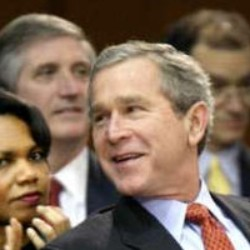
#> input picture src/George_W_Bush_0179.jpg, 250 x 250 px
$ python teste.py   (Python 2 division)   (older library calls are emulated)
#> lines starting #> are read from the running program, lines starting #| are printed output that depends on the picture
#> further down, img is the input picture: shape (250, 250, 3); mean B, G, R 90.6, 108.6, 130.6
### src/spatialAppearanceFeature.py
from os import listdir
import numpy as np
import cv2
from copy import copy
from cv2 import drawKeypoints
from cv2 import KeyPoint
from time import time
import pandas as pd
# from BDconnection import saveData
from scipy import spatial
from numba import jit
from _threading_local import local

# [12 lines left out: functions NormalizeAppearance, NormalizeLocal, not called in this run]

def crop_center(img,cropx,cropy):
#> called with cropx = 150, cropy = 150
    x = img.shape[0]
#> x = 250
    y = img.shape[1]
#> y = 250
    startx = (x/2)-(cropx/2)
#> startx = 50
    starty = (y/2)-(cropy/2)
#> starty = 50
    return img[starty:starty+cropy,startx:startx+cropx]
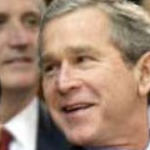
#> returned value: shape (150, 150, 3); mean of channels 0, 1, 2 115.1, 135.8, 166; drawn as B, G, R

# [65 lines left out: functions gaussianPyramid, OverlappingPatches, extract, not called in this run]


# [12 lines of commented-out code are left out]


### src/teste.py
import cv2
from spatialAppearanceFeature import crop_center

img = cv2.imread("George_W_Bush_0179.jpg")
img = crop_center(img,150,150)

cv2.imwrite("center179.png", img)

$ run again, with src/George_W_Bush_0193.jpg copied over src/George_W_Bush_0179.jpg
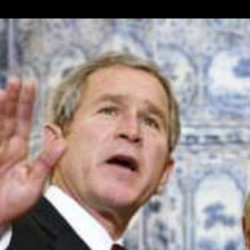
#> input picture src/George_W_Bush_0193.jpg, 250 x 250 px
#> img is the input picture: shape (250, 250, 3); mean B, G, R 142.5, 144.1, 156.9
#> in crop_center, `return img[starty:starty+cropy,startx:startx+cropx]`:
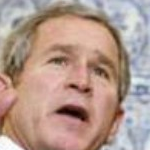
#> returned value: shape (150, 150, 3); mean of channels 0, 1, 2 140.6, 152.1, 178.4; drawn as B, G, R
